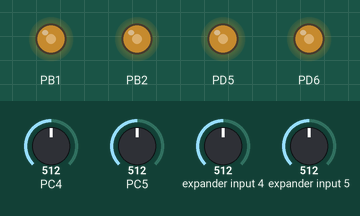
This program was run on a simulated ATmega328P, built with avr-gcc and emulated at 16 MHz. Parts: output pins drawn as LEDs (lit = HIGH). The inputs (shaded band) are chosen by the test bench; at power-on: PC4 = 512, PC5 = 512, expander input 4 = 512, expander input 5 = 512.

Above: at 1.2 s.
1.3 s: PC4 set to 716
At 2.5 s:
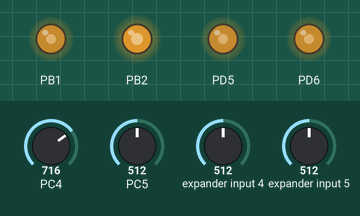
2.8 s: PC5 set to 716
At 3.6 s:
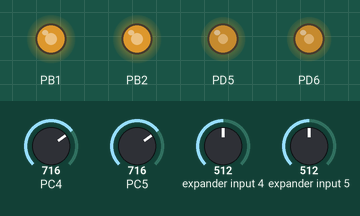
4.3 s: expander input 4 set to 716
At 5.1 s:
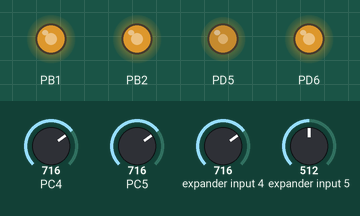
5.8 s: expander input 5 set to 716
At 6.5 s:
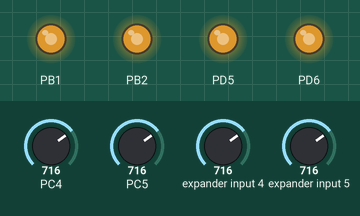
7.3 s: PC4 set to 992
At 8.4 s:
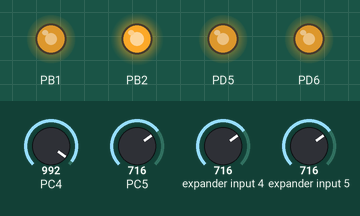
8.8 s: PC5 set to 992
At 9.8 s:
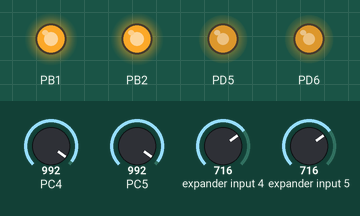
Timing chart, 0 to 11.3 s (numbered marks = the images above; inputs shaded):
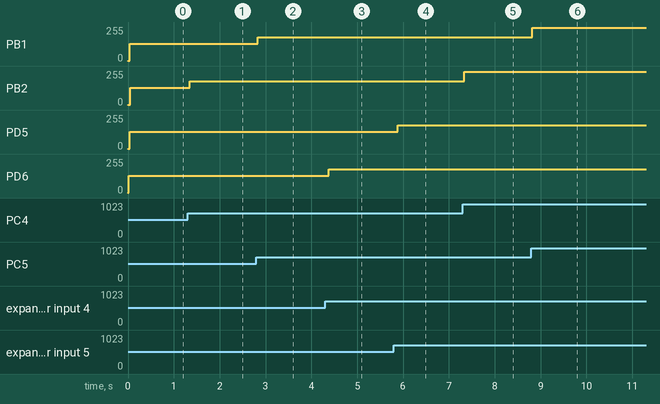

Measured:
- after the input at 1.3 s, PB2: 128/255 → 179/255 at once
- after the input at 2.8 s, PB1: 128/255 → 179/255 at once
- after the input at 4.3 s, PD6: 128/255 → 179/255 after 0.07 s
- after the input at 5.8 s, PD5: 128/255 → 179/255 after 0.08 s
- after the input at 7.3 s, PB2: 179/255 → 248/255 at once
- after the input at 8.8 s, PB1: 179/255 → 248/255 at once

The program:

main.c
```c
//*****************************************************************************
//Universidad del Valle de Guatemala
//Programación de Microcontroladores
//Archivo:Funtime_Foxy_eyes
//Hardware:ATMEGA328P
//Autor:Adriana Marcela Gonzalez
//Carnet:22438
//*****************************************************************************

#define F_CPU 16000000

#include <avr/io.h>
#include <avr/interrupt.h>
#include <util/delay.h>
#include "Ojito_L/Ojito_L.h"
#include "Ojito_R/Ojito_R.h"

void initADC(void){
	ADMUX = 0;


	ADMUX |= (1<<REFS0);
	ADMUX &= ~(1<<REFS1);
	ADMUX |= (1<<ADLAR);

	ADCSRA = 0;

	ADCSRA |= (1<<ADEN);

	ADCSRA |= (ADPS2)|(ADPS1)|(ADPS0);

	DIDR0 |= (1<<ADC5D);

	DIDR0 |= (1<<ADC4D);
}


uint16_t valorADC (uint8_t canal) {
	ADMUX &= 0xF0;
	ADMUX |= canal;

	ADCSRA |= (1 << ADSC);

	while (ADCSRA & (1 << ADSC));

	return ADCH;
}


void setup (void){

}


int main(void)
{
	initPWM0FastA(0,1024);
	initPWM0FastB(0,1024);
	initPWM1FastA(0,1024);
	initPWM1FastB(0,1024);
	setup();
	initADC();
	sei();

	uint16_t dutyCycle1 = valorADC(6);
	uint16_t dutyCycle2 = valorADC(7);
	uint16_t dutyCycle3 = valorADC(5);
	uint16_t dutyCycle4 = valorADC(4);

    while (1)
    {
			//Ojo izquierdo
			dutyCycle1 = valorADC(6);
			_delay_ms(10);

			updateDCA(dutyCycle1);

			dutyCycle2 = valorADC(7);
			_delay_ms(10);

			updateDCB(dutyCycle2);

			//Ojo derecho
			dutyCycle3 = valorADC(5);
			_delay_ms(10);

			updateDCA1(dutyCycle3);

			dutyCycle4 = valorADC(4);
			_delay_ms(10);

			updateDCB1(dutyCycle4);

			_delay_ms(25);
    }

	return 0;
}
```

Ojito_L.c
```c
#include "Ojito_L.h"

void initPWM0FastA(uint8_t inverted, uint16_t precaler){
	DDRD |= (1<<DDD6);

	TCCR0A = 0;
	if (inverted) {
		TCCR0A |= (1<<COM0A1)|(1<<COM0A0);
		} else {
		TCCR0A |= (1<<COM0A1);
	}

	TCCR0A |= (1<<WGM01)|(1<<WGM00);

	if (precaler == 1024) {
		TCCR0B |= (1<<CS02)|(1<<CS00);
	}
}

void initPWM0FastB(uint8_t inverted, uint16_t precaler){
	DDRD |= (1<<DDD5);

	TCCR0B = 0;
	if (inverted) {
		TCCR0A |= (1<<COM0B1)|(1<<COM0B0);
		} else {
		TCCR0A |= (1<<COM0B1);
	}

	TCCR0A |= (1<<WGM01)|(1<<WGM00);

	TCCR0B |= (1<<CS02)|(1<<CS00);
}

void updateDCA(uint8_t duty){
	OCR0A = duty;
}

void updateDCB(uint8_t duty){
	OCR0B = duty;
}
```

Ojito_L.h
```c
#ifndef Ojito_L
#define Ojito_L

#include <avr/io.h>
#include <stdint.h>

#define invertido 1
#define no_invertido 0

void initPWM0FastA(uint8_t inverted, uint16_t precaler);
void updateDCA(uint8_t duty);

void initPWM0FastB(uint8_t inverted, uint16_t precaler);
void updateDCB(uint8_t duty);

#endif
```

Ojito_R.c
```c
#include "Ojito_R.h"

void initPWM1FastA(uint8_t inverted, uint16_t precaler){
	DDRB |= (1<<DDB1);

	TCCR1A = 0;
	if (inverted) {
		TCCR1A |= (1<<COM1A1)|(1<<COM1A0);
		} else {
		TCCR1A |= (1<<COM1A1);
	}

	TCCR1A |= (1<<WGM10);
	TCCR1B |= (1<<WGM12);

	if (precaler == 1024) {
		TCCR1B |= (1<<CS12)|(1<<CS10);
	}
}

void initPWM1FastB(uint8_t inverted, uint16_t precaler){
	DDRB |= (1 << DDB2);

	//TCCR1A = 0;
	if (inverted) {
		TCCR1A |= (1<<COM1B1)|(1<<COM1B0);
		} else {
		TCCR1A |= (1<<COM1B1);
	}

	TCCR1A |= (1<<WGM10);
	TCCR1B |= (1<<WGM12);

	TCCR1B |= (1<<CS12)|(1<<CS10);
}


void updateDCA1(uint8_t duty){
	OCR1A = duty;
}

void updateDCB1(uint8_t duty){
	OCR1B = duty;
}
```

Ojito_R.h
```c
#ifndef Ojito_R
#define Ojito_R

#include <avr/io.h>
#include <stdint.h>

#define invertido 1
#define no_invertido 0

void initPWM1FastA(uint8_t inverted, uint16_t precaler);
void updateDCA1(uint8_t duty);

void initPWM1FastB(uint8_t inverted, uint16_t precaler);
void updateDCB1(uint8_t duty);

#endif
```
